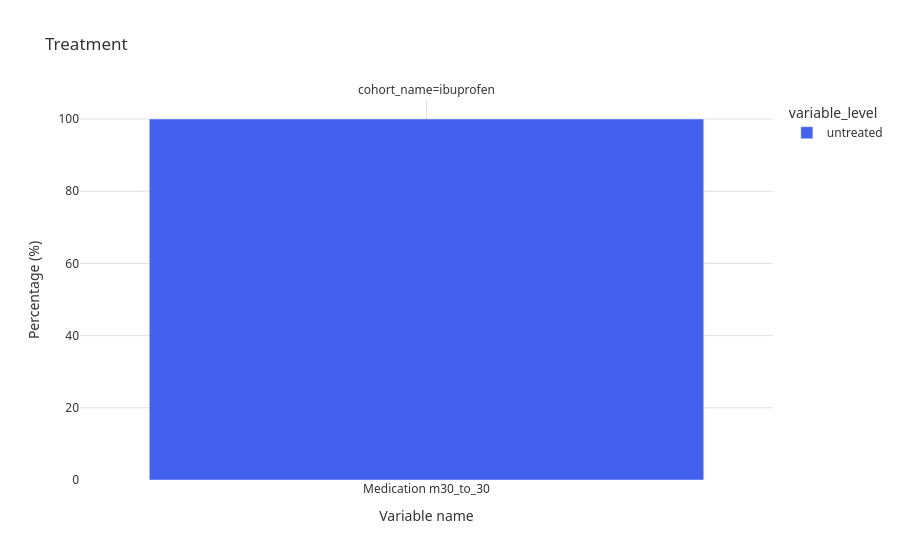

The notebook cell saved with this chart:
### Code cell
plot_treatment(sr_treatment)

### Figure 1 — Plotly figure (JSON) as saved in the notebook; plotly's stock layout.template omitted (floating-point values rounded to 4 significant figures)
{"data": [{"alignmentgroup": "True", "hovertemplate": "variable_level=untreated<br>cohort_name=ibuprofen<br>variable_name=%{x}<br>percentage=%{y}<extra></extra>", "legendgroup": "untreated", "marker": {"color": "#4361ee", "pattern": {"shape": ""}}, "name": "untreated", "offsetgroup": "untreated", "orientation": "v", "showlegend": true, "textposition": "auto", "type": "bar", "x": ["Medication m30_to_30"], "xaxis": "x", "y": [100.0], "yaxis": "y"}], "layout": {"annotations": [{"font": {}, "showarrow": false, "text": "cohort_name=ibuprofen", "x": 0.5, "xanchor": "center", "xref": "paper", "y": 1, "yanchor": "bottom", "yref": "paper"}], "barmode": "group", "font": {"color": "#333333", "family": "system-ui, -apple-system, sans-serif", "size": 12}, "legend": {"title": {"text": "variable_level"}, "tracegroupgap": 0}, "paper_bgcolor": "#ffffff", "plot_bgcolor": "#ffffff", "showlegend": true, "title": {"text": "Treatment"}, "xaxis": {"anchor": "y", "domain": [0, 1], "gridcolor": "#e0e0e0", "showgrid": true, "title": {"text": "Variable name"}}, "yaxis": {"anchor": "x", "domain": [0, 1], "gridcolor": "#e0e0e0", "showgrid": true, "title": {"text": "Percentage (%)"}}}}
